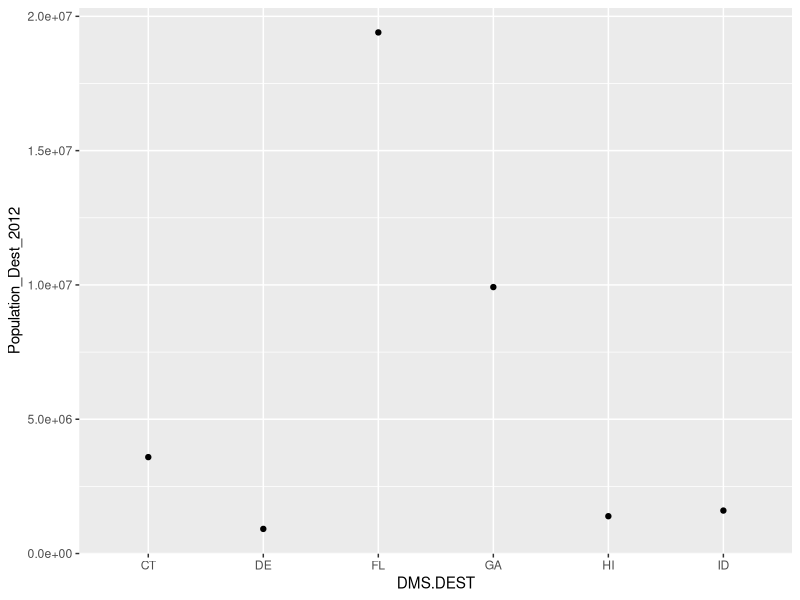
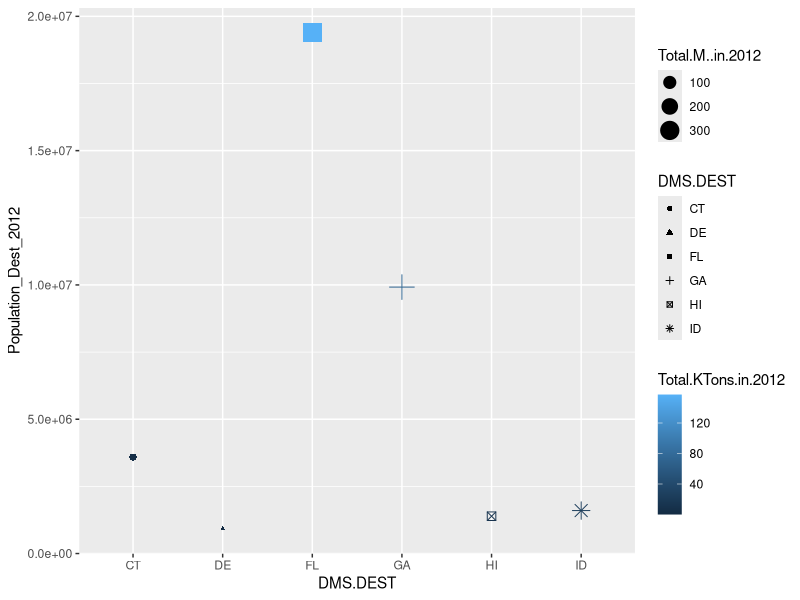
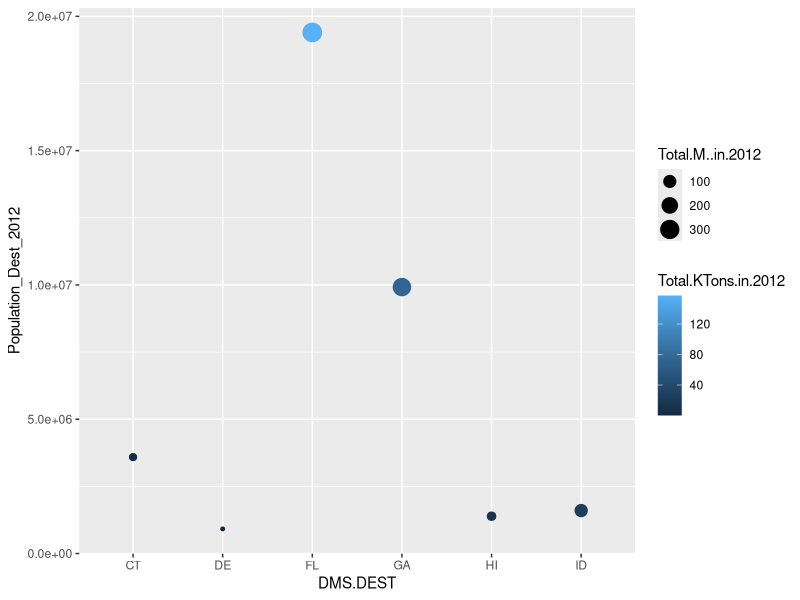
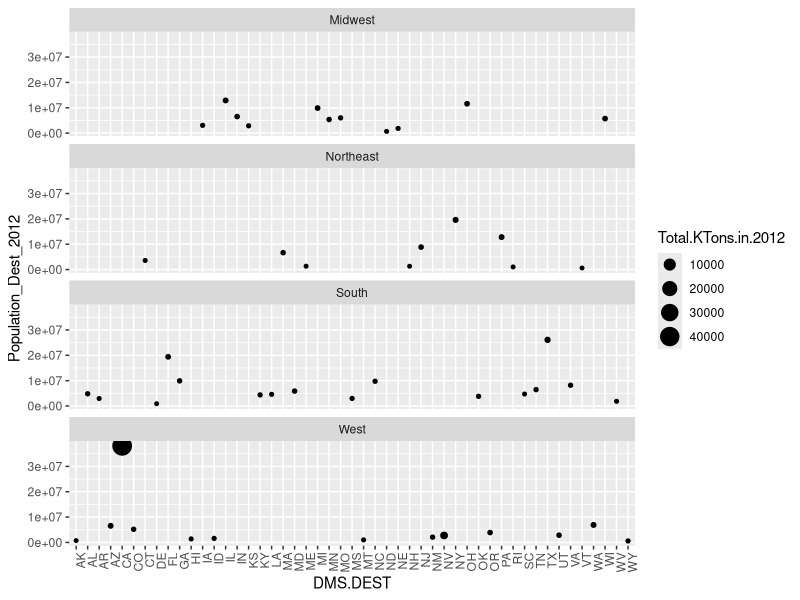
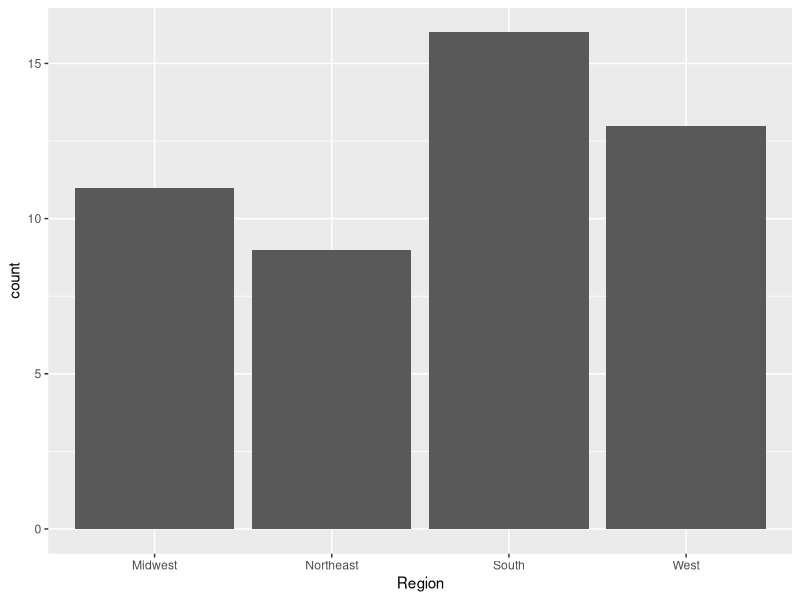
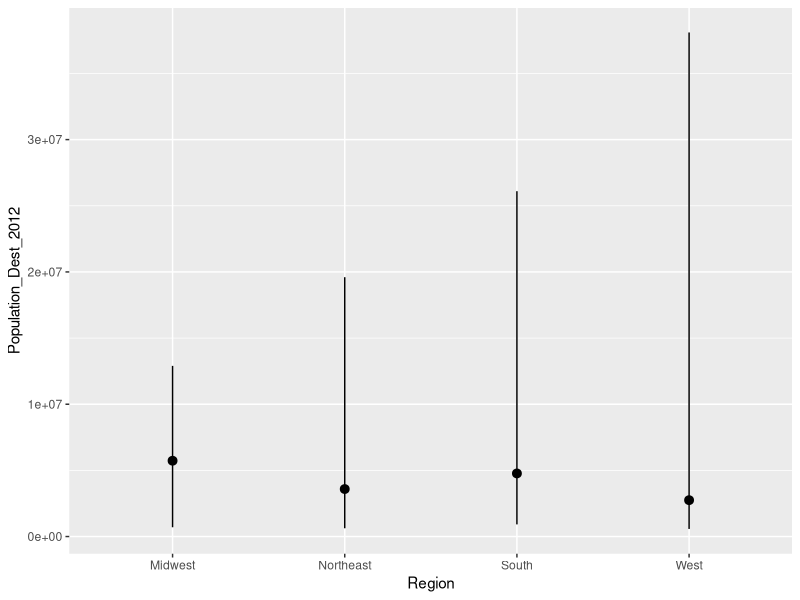
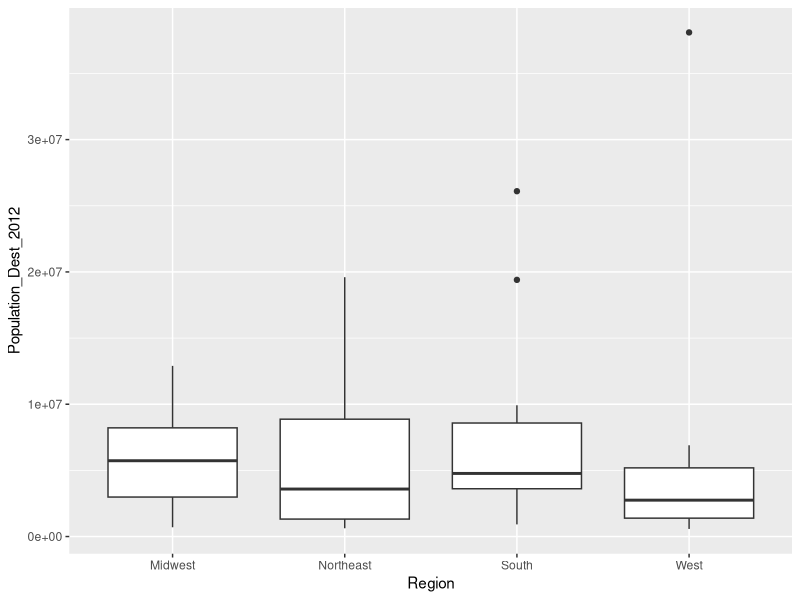
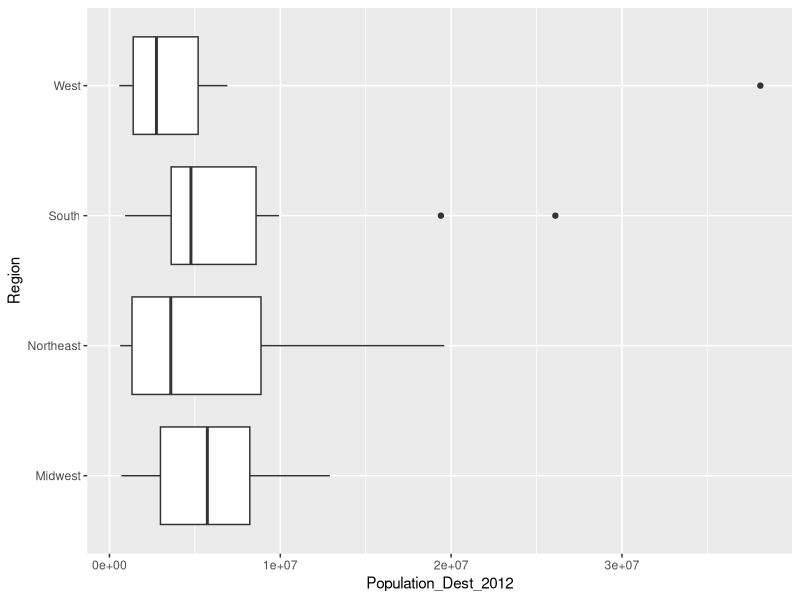

The R source for these figures, in order:
## ---- chunk 1
a=read.csv("FAFdata.csv")
head(a)
## ---- chunk 2
library("ggplot2") #install the package (only once) and import it
FAFdata=a[7:12,]
ggplot(data = FAFdata) + 
  geom_point(mapping = aes(x=DMS.DEST,y=Population_Dest_2012))
## ---- chunk 3
ggplot(data = FAFdata) + 
  geom_point(mapping = aes(x=DMS.DEST,y=Population_Dest_2012,shape=DMS.DEST,size=Total.M..in.2012,color=Total.KTons.in.2012))
## ---- chunk 4
ggplot(data = FAFdata) + 
  geom_point(mapping = aes(x=DMS.DEST,y=Population_Dest_2012,size=Total.M..in.2012,color=Total.KTons.in.2012))
## ---- chunk 5
ggplot(data = a) + 
  geom_point(mapping = aes(x=DMS.DEST,y=Population_Dest_2012,size=Total.KTons.in.2012)) +facet_wrap(~ Region, nrow  = 4) +  theme(axis.text.x=element_text(angle=90, hjust=1))
## ---- chunk 6
ggplot(data = a) + 
  geom_bar(mapping = aes(x = Region))
## ---- chunk 7
ggplot(data = a) + 
  stat_summary(
    mapping = aes(x=Region,y=Population_Dest_2012),
    fun.ymin = "min",
    fun.ymax = "max",
    fun.y = "median"
    )
## ---- chunk 8
ggplot(a, aes(x = Region, y = Population_Dest_2012)) +
        geom_boxplot()
## ---- chunk 9
ggplot(a, aes(x = Region, y = Population_Dest_2012)) +
        geom_boxplot()+ coord_flip()
## ---- chunk 10
pdf("boxplot.pdf")
ggplot(a, aes(x = Region, y = Population_Dest_2012)) +
        geom_boxplot()+ coord_flip()
dev.off()
